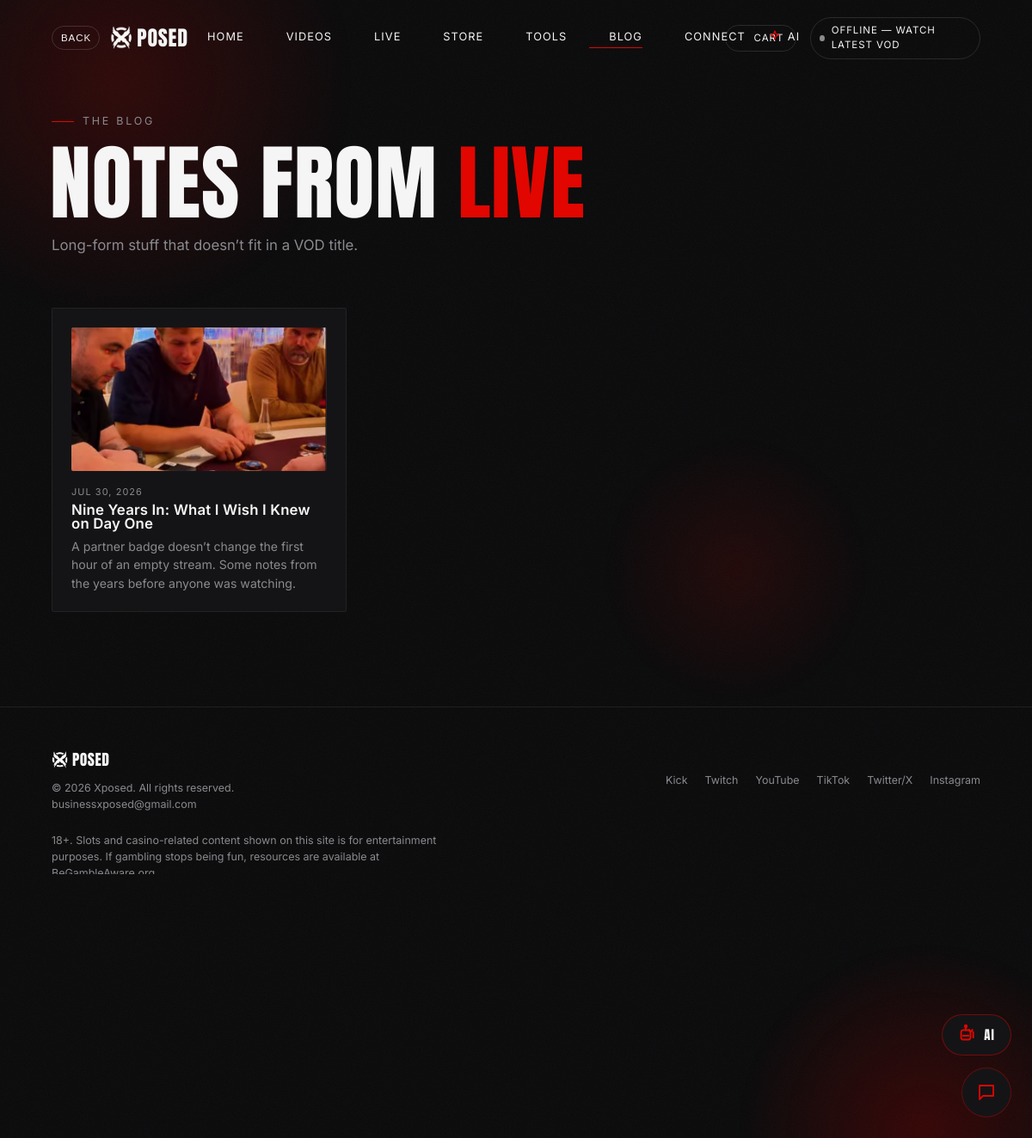
Screenshot of /blog.php with the database file from the repository.
### tables this page shows
CREATE TABLE IF NOT EXISTS posts (
  id           INT UNSIGNED AUTO_INCREMENT PRIMARY KEY,
  title        VARCHAR(255) NOT NULL,
  slug         VARCHAR(191) NOT NULL UNIQUE,
  excerpt      VARCHAR(500) DEFAULT '',
  cover_image  VARCHAR(255) DEFAULT '',
  body         MEDIUMTEXT,
  status       ENUM('published','draft') DEFAULT 'published',
  published_at DATETIME DEFAULT NULL,
  created_at   TIMESTAMP DEFAULT CURRENT_TIMESTAMP
);

### app/bootstrap.php (called while the page is built, shortened)
<?php
require_once __DIR__ . '/../config/config.php';
require_once __DIR__ . '/../app/helpers/functions.php';
require_once __DIR__ . '/../app/helpers/cart.php';
require_once __DIR__ . '/../app/helpers/upload.php';
require_once __DIR__ . '/../config/db.php';
spl_autoload_register(function (string $class): void {
    $file = __DIR__ . '/models/' . str_replace('\\', '/', $class) . '.php';
});

### config/db.php (called while the page is built)
<?php
function db(): PDO
{
    static $pdo = null;
    if ($pdo instanceof PDO) {
        return $pdo;
    }
    $cfg = config('db');
    $dsn = sprintf(
        'mysql:host=%s;dbname=%s;charset=%s',
        $cfg['host'],
        $cfg['name'],
        $cfg['charset']
    );
    $pdo = new PDO($dsn, $cfg['user'], $cfg['pass'], [
        PDO::ATTR_ERRMODE            => PDO::ERRMODE_EXCEPTION,
        PDO::ATTR_DEFAULT_FETCH_MODE => PDO::FETCH_ASSOC,
        PDO::ATTR_EMULATE_PREPARES   => false,
    ]);
    return $pdo;
}

### app/models/Post.php (called while the page is built, shortened)
<?php
class Post
{
    public static function paginate(int $page = 1, int $perPage = 9): array
    {
        $offset = max(0, $page - 1) * $perPage;
        $total = (int)db()->query(
            'SELECT COUNT(*) FROM posts WHERE status = "published" AND published_at <= NOW()'
        )->fetchColumn();
        $st = db()->prepare(
            'SELECT * FROM posts WHERE status = "published" AND published_at <= NOW()
             ORDER BY published_at DESC LIMIT ? OFFSET ?'
        );
        $st->execute([$perPage, $offset]);
        return [
            'items'    => $st->fetchAll(),
            'total'    => $total,
            'pages'    => max(1, (int)ceil($total / $perPage)),
            'page'     => $page,
            'per_page' => $perPage,
        ];
    }
}

### config/config.php (called while the page is built, shortened)
<?php
return [
    'app' => [
        'name'    => 'Xposed',
        'base_url' => rtrim(getenv('XPOSED_BASE_URL') ?: '/xposed', '/'),
        'env'     => getenv('XPOSED_ENV') ?: 'local',
        'debug'   => (getenv('XPOSED_DEBUG') ?: '0') === '1',
    ],
    'db' => [
        'host'    => getenv('XPOSED_DB_HOST') ?: '127.0.0.1',
        'name'    => getenv('XPOSED_DB_NAME') ?: 'xposed',
        'user'    => getenv('XPOSED_DB_USER') ?: 'root',
        'pass'    => getenv('XPOSED_DB_PASS') ?: '',
        'charset' => 'utf8mb4',
    ],
    'app_key' => getenv('XPOSED_APP_KEY') ?: 'change-me-xposed-2026',
    'youtube' => [
        'api_key' => getenv('YOUTUBE_API_KEY') ?: '',
        'channel_id' => getenv('YOUTUBE_CHANNEL_ID') ?: 'UC0U5sBczEr2ASp4T6hSLvag',
        'cache_minutes' => 60,
    ],
    'stripe' => [
        'secret_key' => getenv('STRIPE_SECRET_KEY') ?: '',
        'publishable_key' => getenv('STRIPE_PUBLISHABLE_KEY') ?: '',
        'currency' => 'cad',
    ],
    'business_email' => 'businessxposed@gmail.com',
    'site_url'       => rtrim(getenv('XPOSED_SITE_URL') ?: '', '/'),
    'kick' => [
        'channel' => 'xposed',
        'player'  => 'https://player.kick.com/xposed',
        'chat'    => 'https://kick.com/xposed/chatroom',
    ],
    'twitch' => [
        'channel' => 'xposed',
        'parents' => ['localhost', '127.0.0.1'],
    ],
    'chat' => [
        'rate_limit_per_hour' => 20,
    ],
    'google_ai' => [
        'api_key' => getenv('GOOGLE_AI_API_KEY') ?: '',
        'model'   => getenv('GOOGLE_AI_MODEL') ?: 'gemini-3.6-flash',
        'timeout' => 30,
        'rate_limit_per_hour' => 40,
        'cafile'  => getenv('GOOGLE_AI_CAFILE') ?: 'C:/wamp64/bin/php/php8.5.0/cacert.pem',
    ],
];

### app/helpers/functions.php (called while the page is built, shortened)
<?php
function config(?string $key = null, $default = null)
{
    static $cfg = null;
    if ($cfg === null) {
        $cfg = require __DIR__ . '/../../config/config.php';
    }
    $parts = explode('.', $key);
    $cur = $cfg;
    foreach ($parts as $p) {
        $cur = $cur[$p];
    }
    return $cur;
}
function e(?string $value): string
{
    return htmlspecialchars((string)$value, ENT_QUOTES, 'UTF-8');
}
function url(string $path = ''): string
{
    $base = rtrim(config('app.base_url'), '/');
    return $base . '/' . ltrim($path, '/');
}

### app/helpers/upload.php (called while the page is built, shortened)
<?php
function upload_url(?string $path): string
{
    return url($path);
}

### blog.php (the view, shortened to what this page needs)
<?php
require __DIR__ . '/app/bootstrap.php';
$page = max(1, (int)($_GET['page'] ?? 1));
$data = Post::paginate($page, 9);
include __DIR__ . '/app/views/partials/header.php';
?>
<main>
  <section class="page-hero wrap">
    <p class="eyebrow">The Blog</p>
    <h1>Notes From <span class="accent">Live</span></h1>
    <p class="lead">Long-form stuff that doesn’t fit in a VOD title.</p>
  </section>
  <section class="section-pad wrap" style="padding-top:20px;">
    <?php if (empty($data['items'])): ?>
      <div class="empty"><p>No posts yet — the pen is sharpening.</p></div>
    <?php else: ?>
    <div class="v-grid">
      <?php foreach ($data['items'] as $p): ?>
      <a class="card-link" href="<?= e(url('post.php?slug=' . urlencode($p['slug']))) ?>">
        <article class="product" style="height:100%;">
          <div class="swatch" style="aspect-ratio:16/9;">
            <?php if ($p['cover_image']): ?><img src="<?= e(upload_url($p['cover_image'])) ?>" alt="" loading="lazy"><?php endif; ?>
          </div>
          <span class="tag-sm"><?= e(date('M j, Y', strtotime($p['published_at']))) ?></span>
          <h3 style="font-size:1.05rem;"><?= e($p['title']) ?></h3>
          <p style="color:var(--muted); font-size:.88rem; margin-top:8px;"><?= e($p['excerpt']) ?></p>
        </article>
      </a>
      <?php endforeach; ?>
    </div>
    <?php endif; ?>
  </section>
</main>
<?php include __DIR__ . '/app/views/partials/footer.php'; ?>

### assets/css/main.css (style rules this page uses)
:root { --oil-black:#0A0A0B; --surface-1:#141416; --surface-2:#1F1F22; --signal-red:#E10600; --deep-red:#7A0000; --muted:#8A8A8F; --paper:#F5F5F5; --glow-low: rgba(225,6,0,0.15); --glow-high: rgba(225,6,0,0.35); --ease: cubic-bezier(.16,.84,.44,1); --header-h:72px; }
* { margin:0;padding:0;box-sizing:border-box; }
html { scroll-behavior:smooth; }
body { background:var(--oil-black); color:var(--paper); font-family:'Inter',system-ui,-apple-system,sans-serif; line-height:1.5; -webkit-font-smoothing:antialiased; overflow-x:hidden; }
html { overflow-x:hidden; max-width:100%; }
body::before { content:''; position:fixed; inset:0; pointer-events:none; z-index:1; opacity:.045; }
h1,h2,h3,.display { font-family:'Anton','Arial Narrow',sans-serif; font-weight:400; text-transform:uppercase; letter-spacing:.01em; line-height:.92; }
a { color:inherit; text-decoration:none; }
img { display:block; max-width:100%; }
section { position:relative; z-index:2; }
.wrap { max-width:1400px; margin-inline:auto; padding-inline:clamp(20px,5vw,64px); }
.eyebrow { font-size:.78rem; letter-spacing:.22em; text-transform:uppercase; color:var(--muted); margin-bottom:18px; display:flex; align-items:center; gap:10px; }
.eyebrow::before { content:''; width:26px; height:1px; background:var(--signal-red); }
.section-pad { padding-block:110px; }
.product { background:var(--surface-1); border:1px solid rgba(255,255,255,0.06); padding:22px; border-radius:2px; transition:border-color .25s var(--ease), transform .25s var(--ease); display:flex; flex-direction:column; }
.product .swatch { aspect-ratio:1/1; border-radius:2px; margin-bottom:16px; background:linear-gradient(135deg,var(--surface-2),#0a0a0a); position:relative; overflow:hidden; }
.product .swatch img { width:100%; height:100%; object-fit:cover; }
.product .swatch::after { content:''; position:absolute; inset:0; background:radial-gradient(circle at 70% 20%, rgba(225,6,0,0.2), transparent 60%); pointer-events:none; }
.product .tag-sm { font-size:.68rem; text-transform:uppercase; letter-spacing:.1em; color:var(--muted); }
.product h3 { font-family:'Inter',sans-serif; text-transform:none; font-weight:600; font-size:1rem; margin-top:6px; }
.page-hero { padding-top:calc(var(--header-h) + 60px); padding-bottom:40px; }
.page-hero h1 { font-size:clamp(2.9rem,8vw,6.5rem); line-height:.92; margin-left:-.02em; }
.page-hero h1 .accent { color:var(--signal-red); }
.page-hero .lead { color:var(--muted); max-width:52ch; margin-top:16px; font-size:1.05rem; }
.v-grid { display:grid; grid-template-columns:repeat(auto-fill,minmax(280px,1fr)); gap:26px; }
.card-link { display:block; }

### rows the page displays
posts: cover_image (picture), published_at "JUL 30, 2026", title "Nine Years In: What I Wish I Knew on Day One", excerpt "A partner badge doesn’t change the first hour of an empty stream. Some notes from the years before anyone was watching."

### other values shown
$link['label'] "HOME"
$link['label'] "VIDEOS"
$link['label'] "LIVE"
$link['label'] "STORE"
$link['label'] "TOOLS"
$link['label'] "BLOG"
$link['label'] "CONNECT"
$s['label'] "Kick"
$s['label'] "Twitch"
$s['label'] "YouTube"
$s['label'] "TikTok"
$s['label'] "Twitter/X"
$s['label'] "Instagram"
